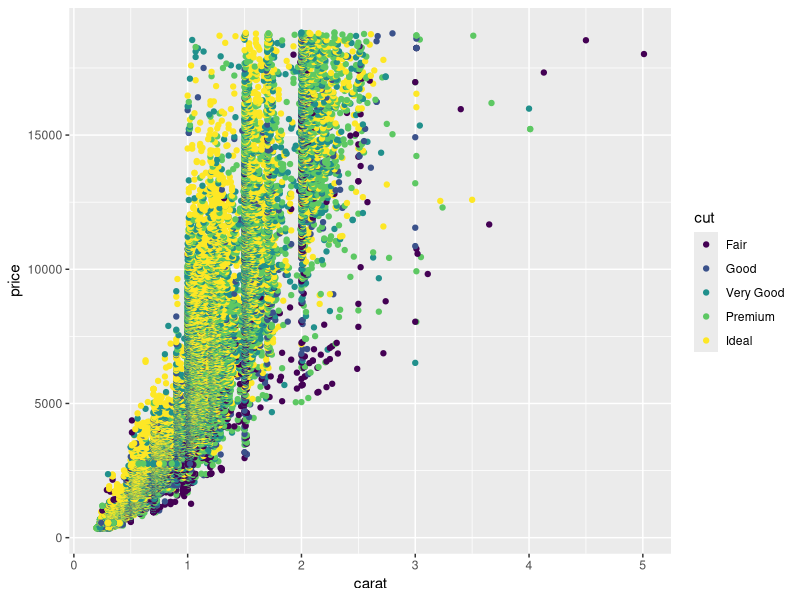
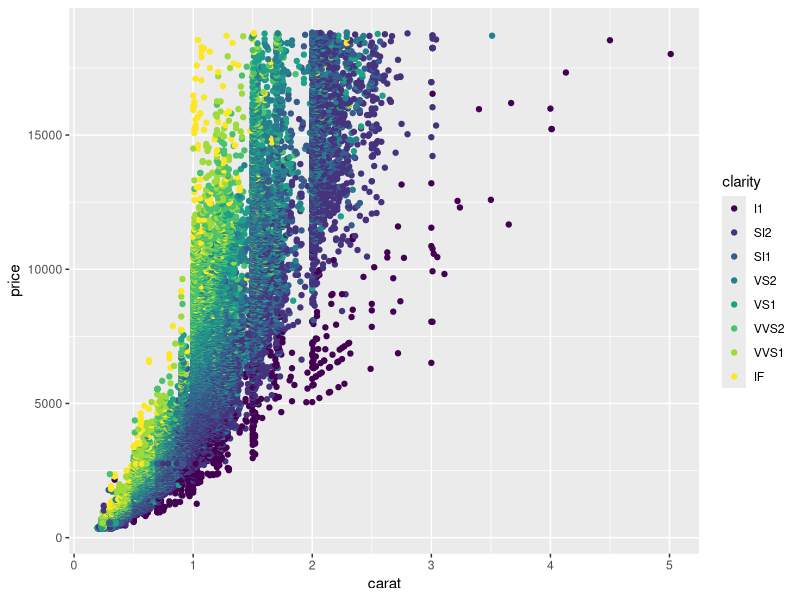

These charts were generated, in order, by the following R code: (Note: this script raises an error after producing the figures.)
## ---- chunk 1
library(ggplot2)
Diamonds <- diamonds
## ---- chunk 2
# Show the first few lines of the data table
head(Diamonds)
# Plot out some of the data
ggplot(Diamonds, aes(x = carat, y = price, color = cut)) + 
  geom_point()
# Modify the above to display the diamonds' clarity rather than cut.
## ---- chunk 3
ggplot(Diamonds, aes(x = carat, y = price, color = clarity)) + 
  geom_point()
## ---- chunk 4
test_student_typed(c("color *= *clarity"), fixed = FALSE, 
              incorrect_msg = "Remember to set color = clarity."  )
success_msg("Good. Even though you may never have programmed before, you were still able to figure it out!")
## ---- chunk 5
library(dplyr)
data(diamonds, package = "ggplot2")
Diamonds <- diamonds
## ---- chunk 6
Diamonds %>%
  group_by(cut) %>%
  summarise(val = mean(price))
## ---- chunk 7
Diamonds %>%
  group_by(clarity) %>%
  summarise(val = mean(price))
## ---- chunk 8
test_student_typed("group_by\\( *clarity *\\)", fixed = FALSE, 
                   not_typed_msg = "Have you changed the variable name in `group_by(cut)` to `clarity`?")
success_msg("Good. The purpose of this exercise was just to give you practice with DataCamp.")
